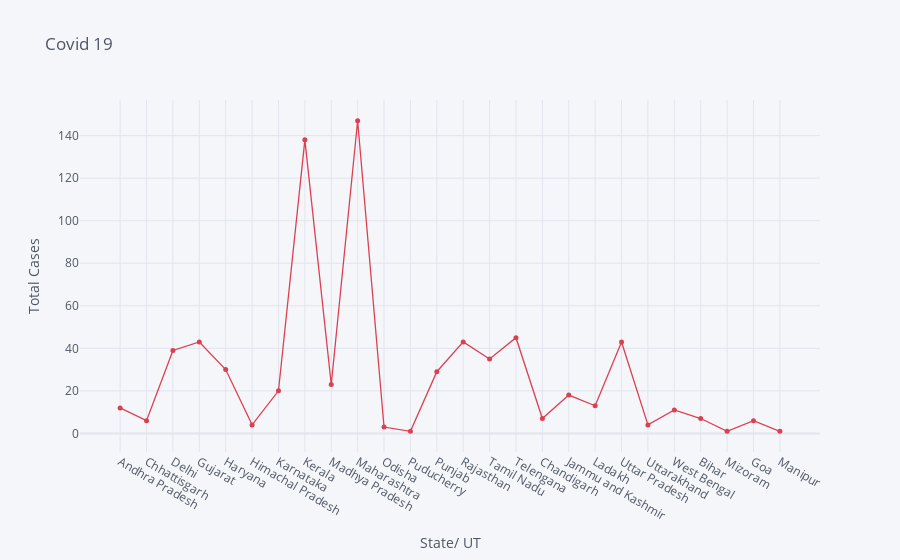

Notebook cell for this chart:
### Code cell
df.iplot(kind='scatter', x= 'Name of State / UT', y='Total Cases', mode= 'markers+lines', title='Covid 19', xTitle= 'State/ UT', yTitle= 'Total Cases', colors= 'Red', size= 5)

### Figure 1 — Plotly figure (JSON) as saved in the notebook; plotly's stock layout.template omitted (floating-point values rounded to 4 significant figures)
{"data": [{"line": {"color": "rgba(219, 64, 82, 1.0)", "dash": "solid", "shape": "linear", "width": 1.3}, "marker": {"size": 5, "symbol": "circle"}, "mode": "markers+lines", "name": "Total Cases", "text": "", "type": "scatter", "x": ["Andhra Pradesh", "Chhattisgarh", "Delhi", "Gujarat", "Haryana", "Himachal Pradesh", "Karnataka", "Kerala", "Madhya Pradesh", "Maharashtra", "Odisha", "Puducherry", "Punjab", "Rajasthan", "Tamil Nadu", "Telengana", "Chandigarh", "Jammu and Kashmir", "Ladakh", "Uttar Pradesh", "Uttarakhand", "West Bengal", "Bihar", "Mizoram", "Goa", "Manipur"], "y": [12, 6, 39, 43, 30, 4, 20, 138, 23, 147, 3, 1, 29, 43, 35, 45, 7, 18, 13, 43, 4, 11, 7, 1, 6, 1]}], "layout": {"legend": {"bgcolor": "#F5F6F9", "font": {"color": "#4D5663"}}, "paper_bgcolor": "#F5F6F9", "plot_bgcolor": "#F5F6F9", "title": {"font": {"color": "#4D5663"}, "text": "Covid 19"}, "xaxis": {"gridcolor": "#E1E5ED", "showgrid": true, "tickfont": {"color": "#4D5663"}, "title": {"font": {"color": "#4D5663"}, "text": "State/ UT"}, "zerolinecolor": "#E1E5ED"}, "yaxis": {"gridcolor": "#E1E5ED", "showgrid": true, "tickfont": {"color": "#4D5663"}, "title": {"font": {"color": "#4D5663"}, "text": "Total Cases"}, "zerolinecolor": "#E1E5ED"}}}
